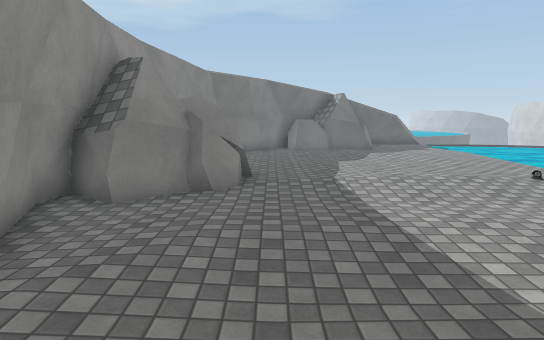
[1] (above)

12 first-person views from a walk through a 3-D level made in the Unity game engine. The camera is 1.5 m above the floor, tilts 8° down and sees 75° across. The floor is counted in squares, 1 m on a side. Each view is taken from the middle of a square. On the plan, view 1 faces up. The plan holds only what a view shows up to about 16 squares ahead; the rest is blank. The place goes on beyond the plan. Some animated figures are not drawn. Surface patterns are stand-ins for the level's own textures.

[2]
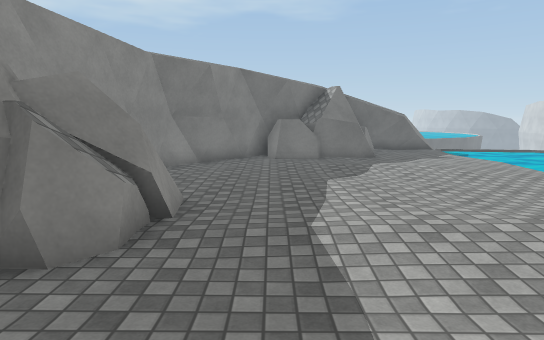

[3]
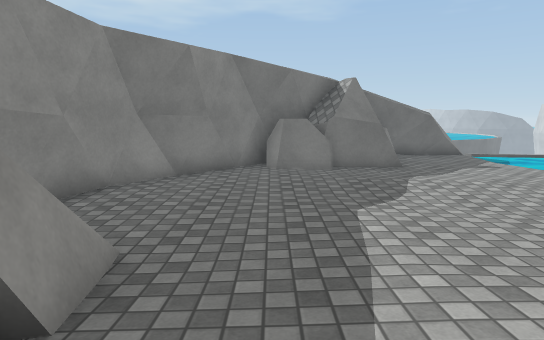

[4]
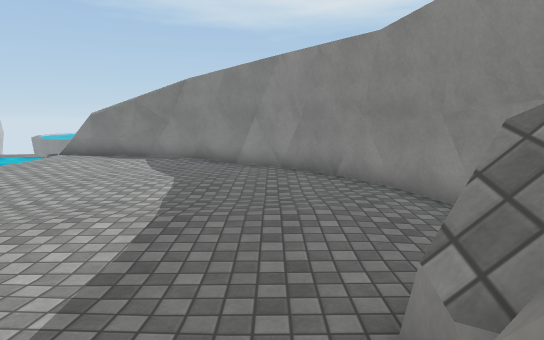

[5]
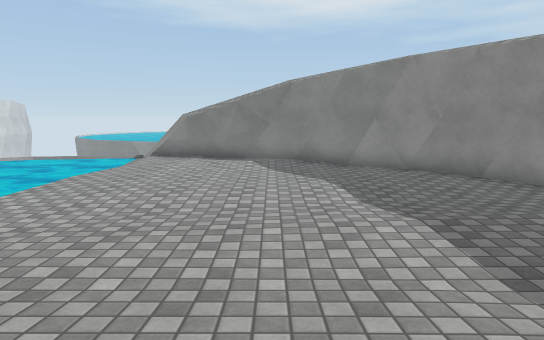

[6]
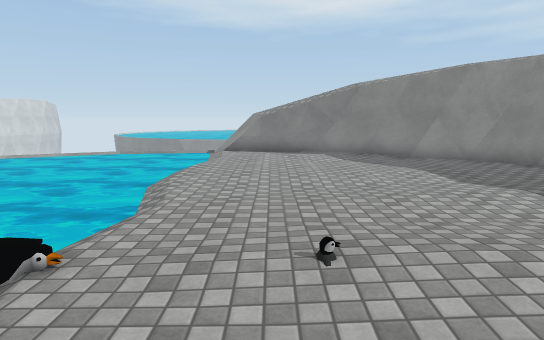

[7]
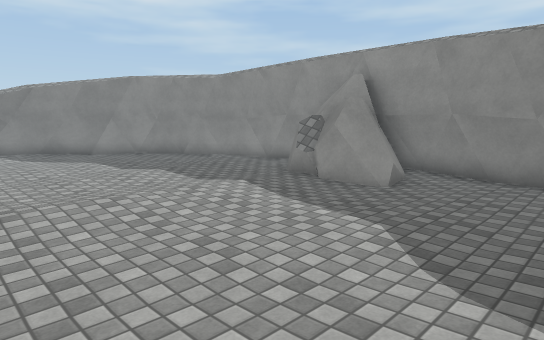

[8]
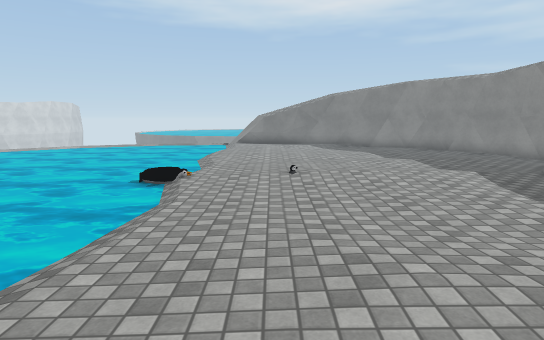

[9]
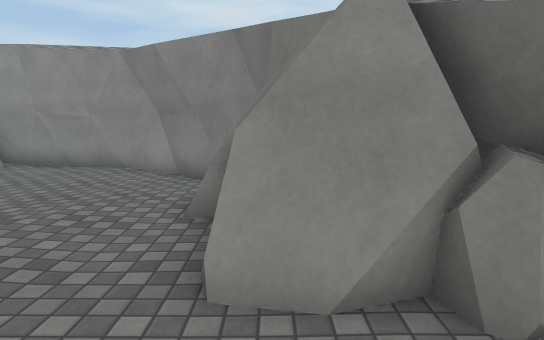

[10]
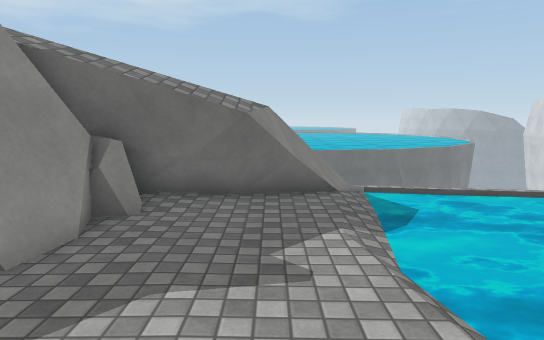

[11]
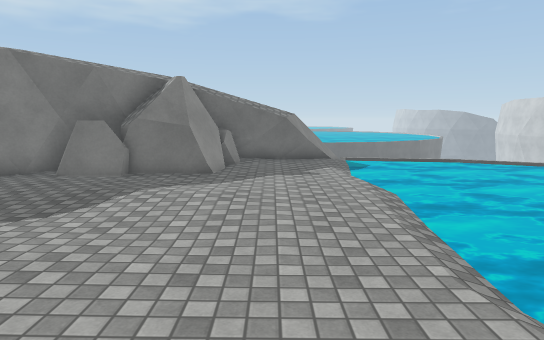

[12]
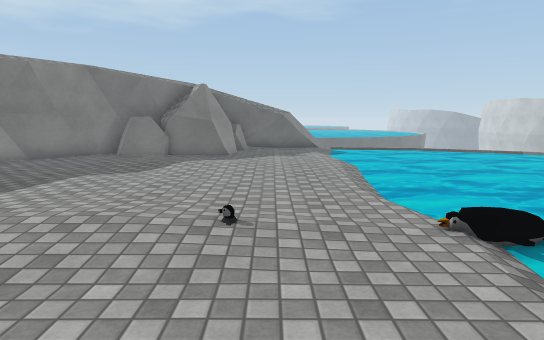

### Floor plan
Key: @ floor where view 1 was taken; # wall or solid block; . main floor; : floor 0.25 m higher than the main floor; - floor 0.25 m lower than the main floor; / step, stairs or slope; ~ water the walk can cross; ≈ water the walk keeps out of; R rock; O other object.
Columns run from 4 left of view 1 to 11 right of it. Each row starts with its distance up from view 1.
 23             ##/≈
 22         #####.-≈
 21         #R#...~≈
 20      ##RRR....~≈
 19     ##RRRR....~≈
 18    ##RRR......~≈
 17   ##..........~≈
 16  ##...........~≈
 15  #............~≈
 14  #............~≈
 13  #............≈≈
 12 ##.........../≈≈
 11 ##RR........./≈≈
 10 #RRR..........≈≈
  9 R  R....:.....≈≈
  8 R RR..........O≈
  7 #RR...........~≈
  6 #.............≈≈
  5 #.............~≈
  4 #.............~≈
  3 ##............/≈
  2  #............/≈
  1  ##.........../≈
  0   ##@.........-≈
 -1    ##.........~≈
 -2     ##........~≈
 -3      ##.......~≈
 -4       ####....~≈
 -5         #####.~≈
 -6             ##/≈

Positions as (right, up) in squares from view 1, and headings:
1: (0, 0), facing up
2: (1, 4), facing up
3: (1, 7), facing up
4: (0, 10), facing down
5: (4, 10), facing down
6: (7, 12), facing down
7: (7, 15), facing down-left
8: (7, 18), facing down
9: (8, 19), facing left
10: (8, 15), facing up
11: (7, 8), facing up
12: (7, 4), facing up
